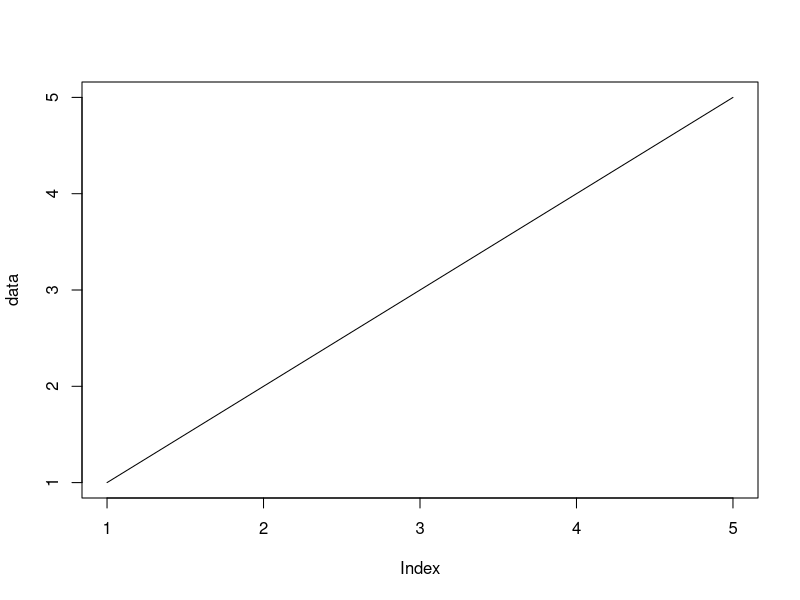
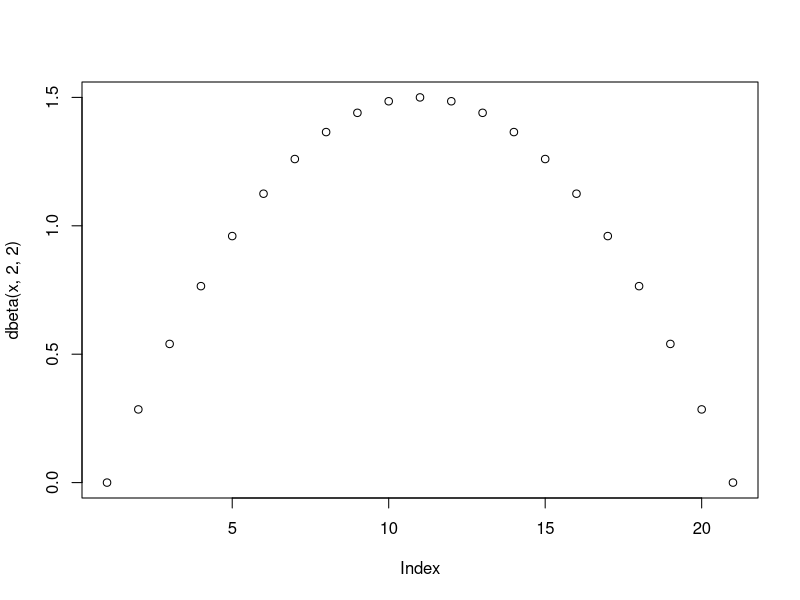
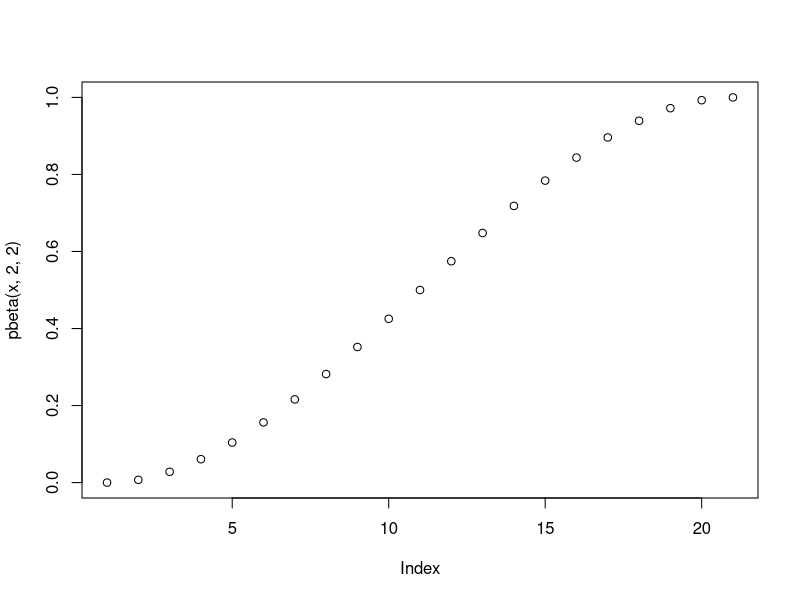
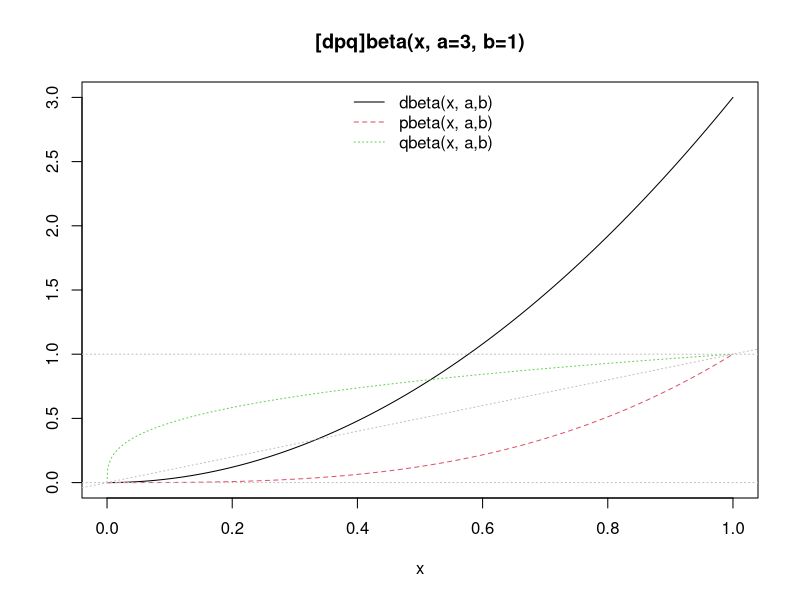
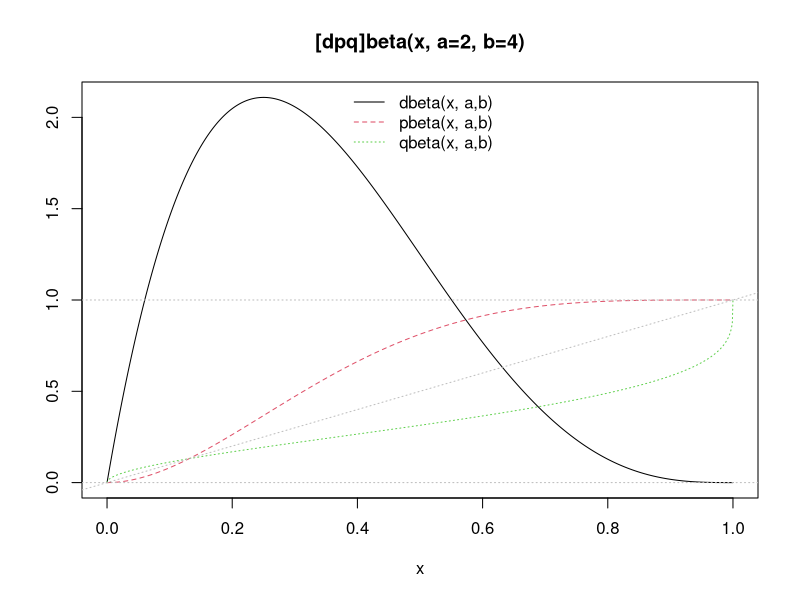
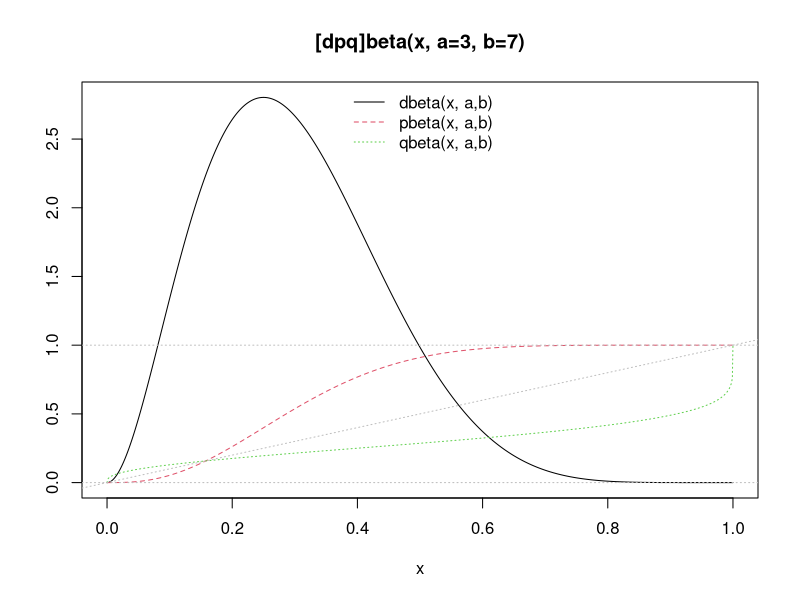
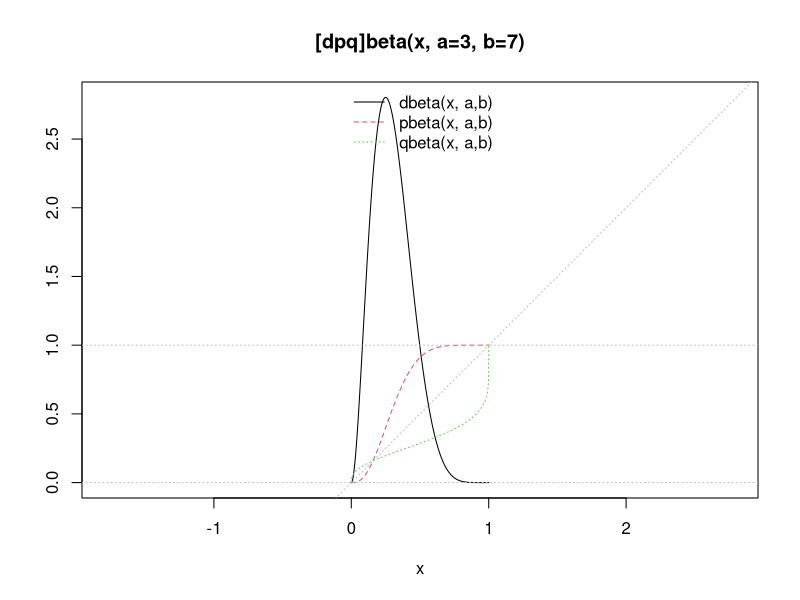
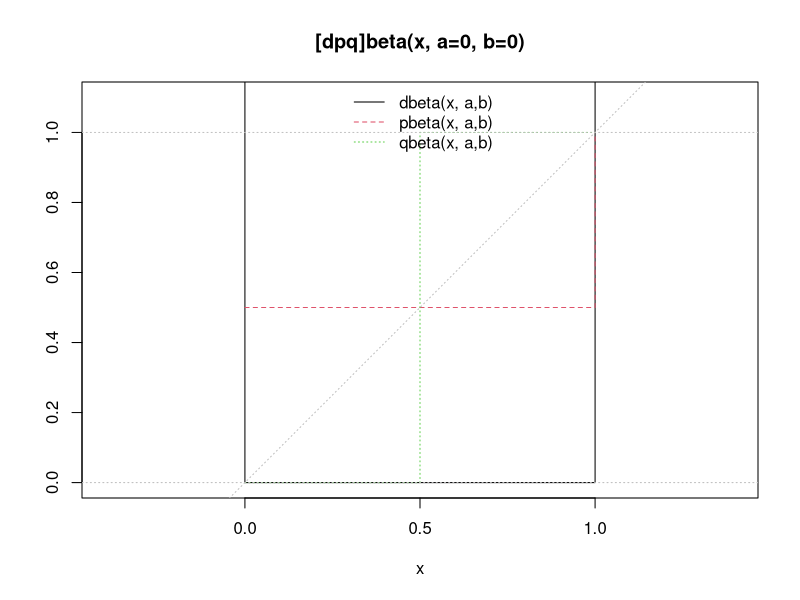

R code for these plots, in order: (Note: this script raises an error after producing the figures.)

####TESTING RANDOM R features and syntax


#multiplying sections of lists
p <- 1:20
print(p)

q <- 1:5
print(q)

print(p*q)
print(p[2:6]*q)
print(p[1:4])

#updating variables in functions
x <- c(4, 6, 9, 10, 13, 15, 19)
x
i <- 11
x <- c(x[x < i], i, x[x >= i])
x
 

##getting a trending line with noise
data <- seq(1,5,)
print(data)
plot(data, type = "l")

returns <- function(x, y){
  return(x+y, x*y)
}

# a b <- returns(2,3)
# print(a)
## no must return list.

qnorm(0.2, 0, 1)



###Beta distribution in R
x <- seq(0, 1, length.out = 21)
print(x)
dbeta(x, 1, 1)
pbeta(x, 1, 1)
plot(dbeta(x,2,2))
plot(pbeta(x,2,2))

## Visualization, including limit cases:
pl.beta <- function(a,b, asp = if(isLim) 1, ylim = if(isLim) c(0,1.1)) {
  if(isLim <- a == 0 || b == 0 || a == Inf || b == Inf) {
    eps <- 1e-10
    x <- c(0, eps, (1:7)/16, 1/2+c(-eps,0,eps), (9:15)/16, 1-eps, 1)
  } else {
    x <- seq(0, 1, length.out = 1025)
  }
  fx <- cbind(dbeta(x, a,b), pbeta(x, a,b), qbeta(x, a,b))
  f <- fx; f[fx == Inf] <- 1e100
  matplot(x, f, ylab="", type="l", ylim=ylim, asp=asp,
          main = sprintf("[dpq]beta(x, a=%g, b=%g)", a,b))
  abline(0,1,     col="gray", lty=3)
  abline(h = 0:1, col="gray", lty=3)
  legend("top", paste0(c("d","p","q"), "beta(x, a,b)"),
         col=1:3, lty=1:3, bty = "n")
  invisible(cbind(x, fx))
}
pl.beta(3,1)

pl.beta(2, 4)
pl.beta(3, 7)
pl.beta(3, 7, asp=1)

pl.beta(0, 0)   ## point masses at  {0, 1}

pl.beta(0, 2)   ## point mass at 0 ; the same as
pl.beta(1, Inf)

pl.beta(Inf, 2) ## point mass at 1 ; the same as
pl.beta(3, 0)

pl.beta(Inf, Inf)# point mass at 1/2

# is += a thing in R
e <- 1
e
e = +1
e
#Conclusion. No. 

f <- 1
e&&f



varcount <- rep(0,4)
varcount[1] = 2
varcount[4] = 4
varcount
sum(varcount)
if ((varcount[1] + varcount[4])/10 > 0.6){
  print("greater")
} else {
  print("not")
}

min(4,5)

###Testing passing blank variable
blankFunction <- function(var1, var2 = TRUE){
  if (var1 & var2) {
    return("both true")
  }
  else return("not both true")
}
blankFunction(TRUE)
blankFunction(FALSE, FALSE)
blankFunction(FALSE)
blankFunction(TRUE, TRUE)


##Testing how well global variables work within a function. 
# 
# globalFunction <- function(data, var1, var2){
#   
# }


select <- seq(1:10)
select
select <- select[-1]
select



# Creating the Sequence
gfg = seq(0,1, by=0.1)

# Case 3
plot(gfg, dbeta(gfg, 2,2), xlab = "X",
     ylab = "Beta Density", type = "l",
     col = "Red")


# The Beta Distribution
plr.data <- data.frame(
  player_avg <- c(seq(0, 1, length.out=1000)),
  stringsAsFactors = FALSE
)

# Print the data frame.           
print(plr.data)
print(plr.data$player_avg)
by1 <- dbeta(plr.data$player_avg, shape1 = 5, shape2 = 8)
par(mar = rep(2,4))
plot(by1)


##################
###THIS IS HOW THE BETA DISTRIBUTION WORKS!!!###
######

mininterval <- 80 #minchange
maxinterval <- 150 #max(diff between changepoints)

mean <- 100 #seq(mininterval,maxinterval)
print(mean)
var <- 30

# array <- c(26, 40, 94, 205)
array <- c(26,  40, 94, 205, 130, 17,70,  63,  24,  45, 333,  62, 203, 186, 431,  18,  58,  46, 174,  26,  14,  62, 311,  28,  14, 183, 106,  35,  24, 219, 108, 289,
           409, 132, 173,  60, 193, 213,  38)
# array <- c(10,  15,  28,  15, 108,  10,  10,  32,  10)
mean <- mean(array)
median <- median(array)
var <- var(array)
mininterval <- min(array)
maxinterval <- max(array)

bmean <- (mean-mininterval)/(maxinterval-mininterval)
bvar <- (var)/((maxinterval-mininterval)^2)
a <- bmean * (((bmean*(1 - bmean))/bvar) - 1)
b <- (1 - bmean)*(((bmean*(1 - bmean))/bvar) - 1)
# Cummilative distribution function
centre <- qbeta(0.5, a, b)
centre
mean
maxlen = 600
mean/centre
upto <= 1
if (mean/centre > maxlen){
  upto <- pnorm((mean/centre)/maxlen, a, b)
}
outlen <- mean/centre
# if outlen > N 
pbeta(0.1, a, b)
qbeta(0.5, a, b)
upto
by2 <- pbeta(seq(0, upto, length.out=N), shape1 = a, shape2 = b)
par(mfrow=c(1,1))
max(by2)
plot(by2)
# locator()

par(mfrow=c(2,2))
plot(getG(1000, 0.01), main="First 1000 points of geom(0.01)")
plot(getG(100, 0.01), main="First 100 points of geom(0.01)")
plot(pbeta(seq(0, 1, length.out=1000), shape1 = a, shape2 = b), main="1000 points of beta")
plot(pbeta(seq(0, 1, length.out=100), shape1 = a, shape2 = b), main="1000 points of beta")

# Inverse Cummilative distribution function
by3 <- qbeta(seq(0, 1, length.out=maxinterval*4), shape1 = a, shape2 = b)
par(mar = rep(2,4))
plot(by3)

b4 <- rbeta(plr.data$player_avg, shape1 = a, shape2 = b)
par(mar = rep(2,4))
plot(density(b4), main = "Rbeta Plot")

array <- c(103, 180)
mean(array)
var(array)
#var((20))

naCheck <- NA
is.na(naCheck)
is.na(array)
!TRUE


###WHAT HAPPENS FOR VALUES OUTSIDE ARRAY
outside <- 1:50
outside
outside[25]
outside[60]

TRUE != FALSE

G <- pbeta(seq(0, 0.9, length.out = 100), shape1 = 3, shape2 = 2)
plot(G)
# locator()

pbeta(0.8, 2,2)
qbeta(0.8, 2,2)


# array <- c(26,  40, 94, 205, 130, 17,70,  63,  24,  45, 333,  62, 203, 186, 431,  18,  58,  46, 174,  26,  14,  62, 311,  28,  14, 183, 106,  35,  24, 219, 108, 289,
#            409, 132, 173,  60, 193, 213,  38)
# array <- c(218, 825,  20,  49, 200, 800, 50, 1500)
array <- c(105, 189, 110, 101,  51, 501,  22,  25, 156)
# array <- c(53,   32,   91,   48, 1301,  454, 20, 21)
mean <- mean(array)
median <- median(array)
var <- var(array)
mininterval <- min(array)
maxinterval <- max(array)

bmean <- (mean-mininterval)/(maxinterval-mininterval)
bvar <- (var)/((maxinterval-mininterval)^2)
a <- bmean * (((bmean*(1 - bmean))/bvar) - 1)
b <- (1 - bmean)*(((bmean*(1 - bmean))/bvar) - 1)
# Cummilative distribution function
centre <- qbeta(0.5, a, b)
# centre
deslen = 6000 # N
scaledlen = (mean)/centre
# scaledlen
# mean
# var
upto <- 1
outlen <- scaledlen
if (scaledlen > deslen){
  upto <- pbeta(deslen/scaledlen, a, b)
  outlen <- deslen
}
by2 <- pbeta(seq(0, upto, length.out=outlen), shape1 = a, shape2 = b)
if (outlen < deslen){
  by2 <- append(by2, rep(max(by2), (deslen-outlen)))
}
par(mfrow=c(1,1))
mean
scaledlen
qbeta(0.5, a, b)*scaledlen
# print(by2[mean])
# max(by2)
plot(by2)
# locator()

array <- 1:12
library(TTR)
array
rollno <- 2
rollup <- 2*rollno
EMA(array, rollno)
EMA(array, rollno)[rollno]
plot(array)
lines(EMA(array, rollno))

array[rollno:(2*rollno)]
array[3:6]

# mintimesincecp <- 10
# movingaverage <- function(curave, x, movavelen, timesincecp){
#   if moveavelen < mintimesincecp{
#     curave <- (curave*(timesincecp-1) + x)/timesincecp
#   }
#   else
#     cura
# }


####DEMO PLOTS

plot(pbeta(seq(0,1, length.out = 100), shape1 = a, shape2 = b))


